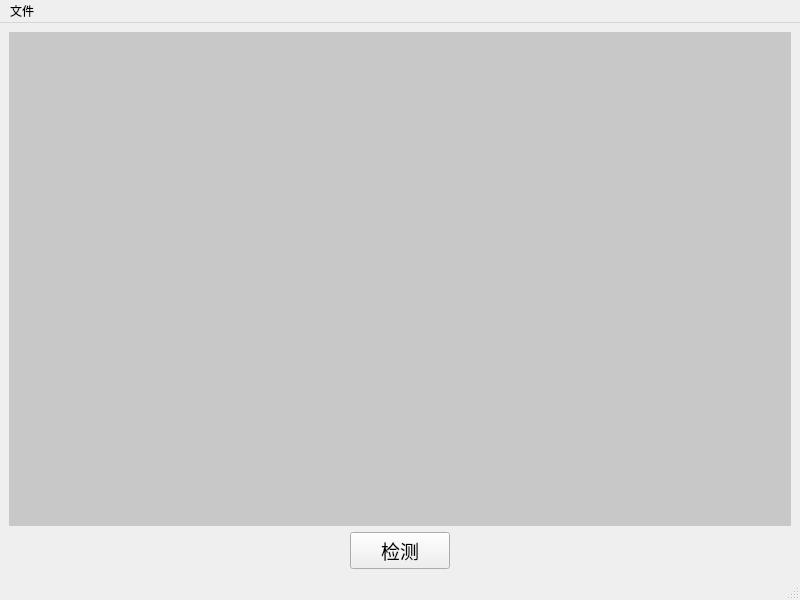
<?xml version="1.0" encoding="UTF-8"?>
<ui version="4.0">
 <class>MainWindow</class>
 <widget class="QMainWindow" name="MainWindow">
  <property name="geometry">
   <rect>
    <x>0</x>
    <y>0</y>
    <width>800</width>
    <height>600</height>
   </rect>
  </property>
  <property name="windowTitle">
   <string>MainWindow</string>
  </property>
  <widget class="QWidget" name="centralwidget">
   <layout class="QVBoxLayout" name="verticalLayout">
    <item>
     <widget class="QLabel" name="label">
      <property name="enabled">
       <bool>true</bool>
      </property>
      <property name="sizePolicy">
       <sizepolicy hsizetype="Expanding" vsizetype="Expanding">
        <horstretch>0</horstretch>
        <verstretch>0</verstretch>
       </sizepolicy>
      </property>
      <property name="styleSheet">
       <string notr="true">background-color:rgb(200, 200, 200);</string>
      </property>
      <property name="text">
       <string/>
      </property>
     </widget>
    </item>
    <item>
     <layout class="QHBoxLayout" name="horizontalLayout">
      <property name="spacing">
       <number>6</number>
      </property>
      <item>
       <spacer name="horizontalSpacer">
        <property name="orientation">
         <enum>Qt::Horizontal</enum>
        </property>
        <property name="sizeHint" stdset="0">
         <size>
          <width>40</width>
          <height>20</height>
         </size>
        </property>
       </spacer>
      </item>
      <item>
       <widget class="QPushButton" name="pushButton">
        <property name="sizePolicy">
         <sizepolicy hsizetype="Maximum" vsizetype="Fixed">
          <horstretch>0</horstretch>
          <verstretch>0</verstretch>
         </sizepolicy>
        </property>
        <property name="minimumSize">
         <size>
          <width>100</width>
          <height>20</height>
         </size>
        </property>
        <property name="font">
         <font>
          <family>黑体</family>
          <pointsize>14</pointsize>
         </font>
        </property>
        <property name="layoutDirection">
         <enum>Qt::LeftToRight</enum>
        </property>
        <property name="styleSheet">
         <string notr="true"/>
        </property>
        <property name="text">
         <string>检测</string>
        </property>
        <property name="autoRepeat">
         <bool>false</bool>
        </property>
       </widget>
      </item>
      <item>
       <spacer name="horizontalSpacer_2">
        <property name="orientation">
         <enum>Qt::Horizontal</enum>
        </property>
        <property name="sizeHint" stdset="0">
         <size>
          <width>40</width>
          <height>20</height>
         </size>
        </property>
       </spacer>
      </item>
     </layout>
    </item>
   </layout>
  </widget>
  <widget class="QMenuBar" name="menubar">
   <property name="geometry">
    <rect>
     <x>0</x>
     <y>0</y>
     <width>800</width>
     <height>23</height>
    </rect>
   </property>
   <widget class="QMenu" name="menu">
    <property name="title">
     <string>文件</string>
    </property>
    <addaction name="actionopen"/>
    <addaction name="actionsave"/>
    <addaction name="actionforecast"/>
    <addaction name="separator"/>
    <addaction name="actionexit"/>
   </widget>
   <addaction name="menu"/>
  </widget>
  <widget class="QStatusBar" name="statusbar"/>
  <action name="actionopen">
   <property name="text">
    <string>打开图片</string>
   </property>
  </action>
  <action name="actionsave">
   <property name="text">
    <string>保存</string>
   </property>
  </action>
  <action name="actionexit">
   <property name="text">
    <string>退出</string>
   </property>
  </action>
  <action name="actionforecast">
   <property name="text">
    <string>预测文件夹</string>
   </property>
  </action>
 </widget>
 <resources/>
 <connections/>
</ui>
